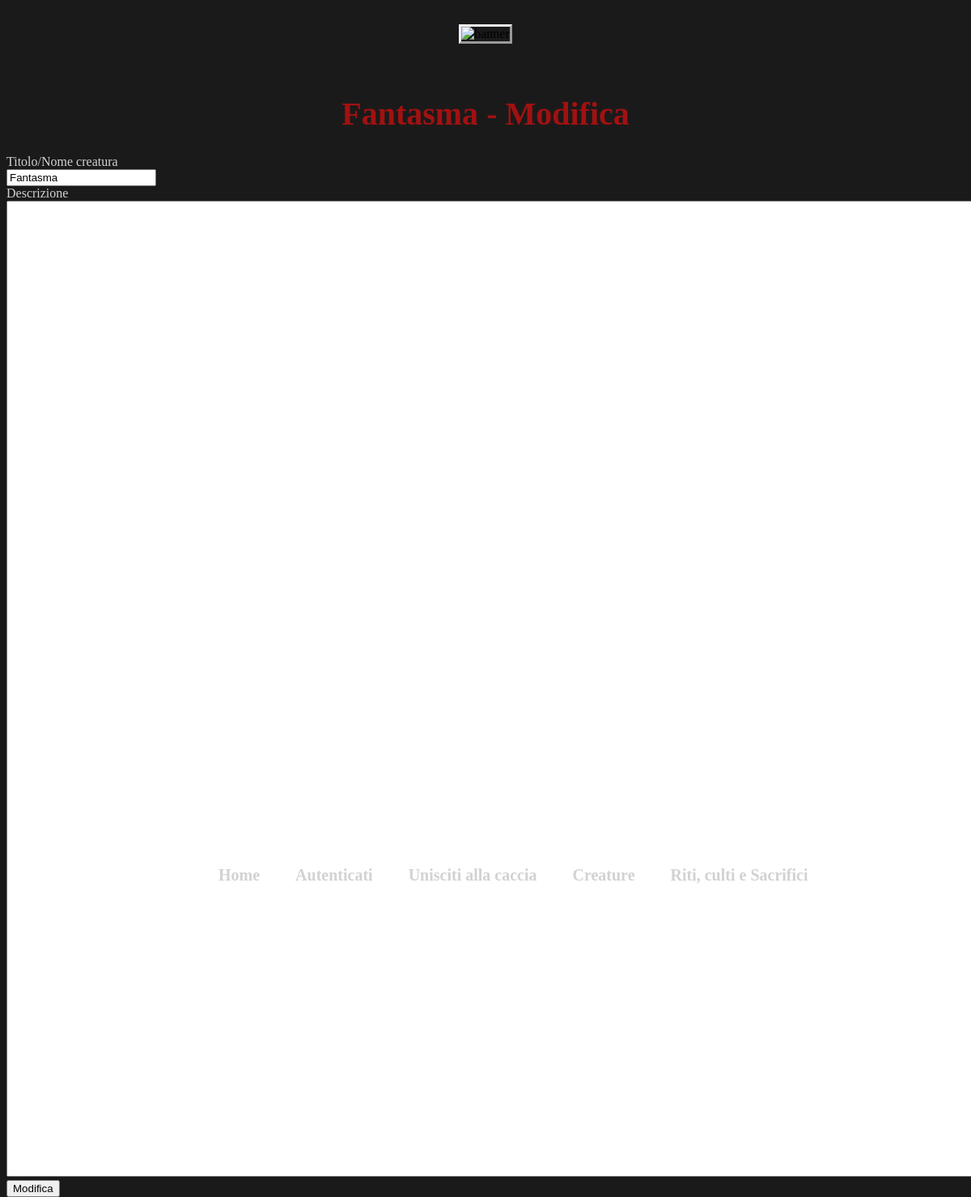
The app's page /modifica.php?id=Fantasma, older data.
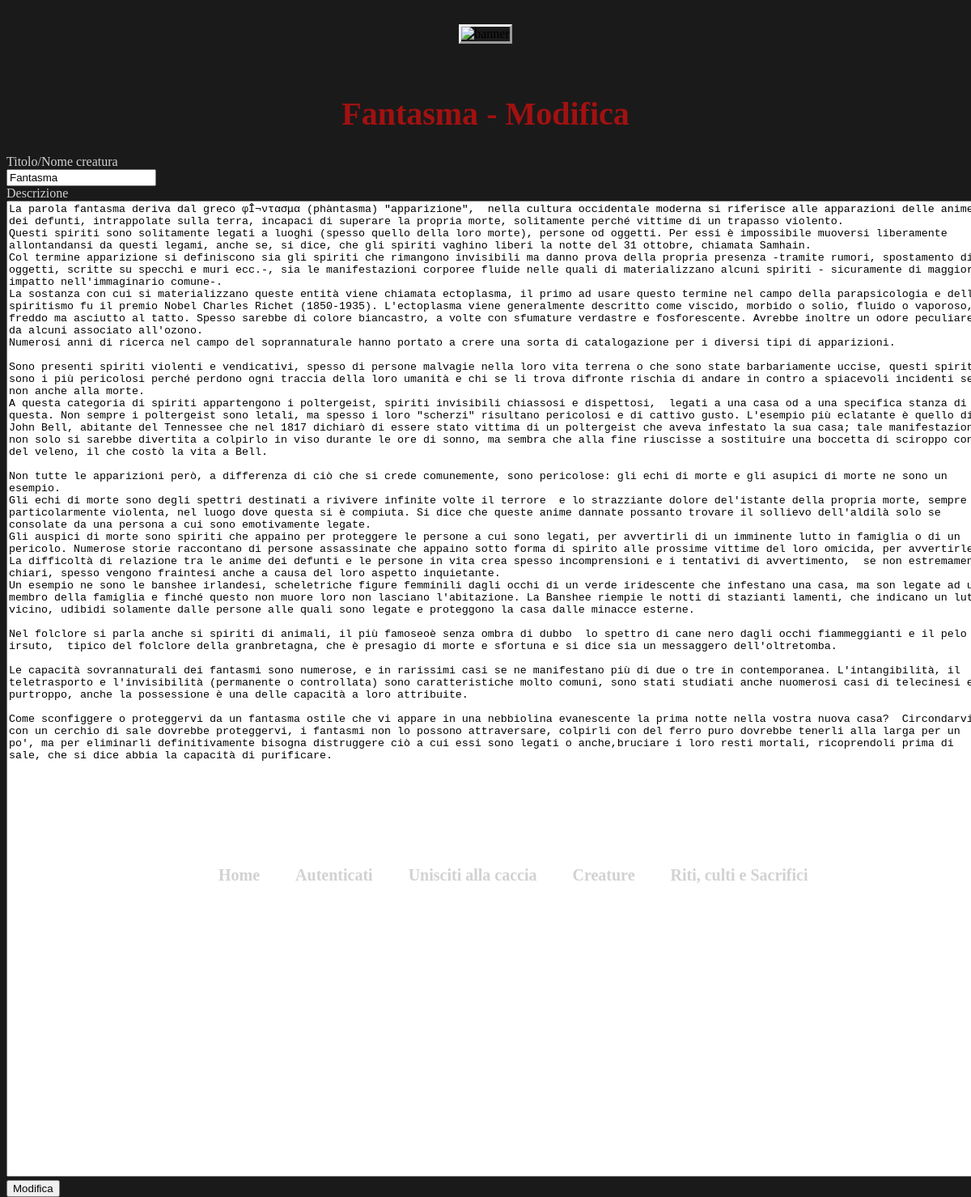
The same page, newer data.
### tables this page shows
CREATE TABLE `creature` (
  `id` bigint(20) unsigned NOT NULL AUTO_INCREMENT,
  `nome` varchar(128) DEFAULT NULL,
  `descrizione` longtext,
  `autore` varchar(128) DEFAULT NULL,
  UNIQUE KEY `id` (`id`)
);

### modifica.php (the view, shortened to what this page needs)
<!DOCTYPE html>
<?php
include('cuore.php');
?>
<html>
  <head>
    <link rel="stylesheet" type="text/css" href="mystyle.css" media="screen">
  </head>
  <body>
   <div class="titolo">
     <h1><?php echo $_GET['id']. " - Modifica"; ?></h1>
   </div>
	<?php
	$query="SELECT descrizione FROM creature where nome = '$_GET[id]'";
    $result = $mysqli->query($query);
    $row = mysqli_fetch_row($result);
    $query="SELECT id from creature where nome = '$_GET[id]'";
    $result = $mysqli->query($query);
    $raw = mysqli_fetch_row($result);
    ?>
<div id="form_creature">
     <form method="POST" action="mostroinserito.php?id=<?php echo $raw[0]; ?>">
       <label for="titolo">Titolo/Nome creatura</label>
          <input type="text" name="titolo" value="<?php echo $_GET['id']; ?>"/>
        <label for="descrizione">Descrizione</label>
        <textarea rows="80" cols="150"
        name="descrizione"><?php echo $row[0]; ?></textarea>
	<input type="submit" name="inserisci" value="Modifica">
     </form>
</div>
</body>
</html>

### mystyle.css (style rules this page uses)
.header { display: block; margin: 30px auto 0 0; text-align: center; }
.header img { bottom: 10px; border-style: outset; }
.nav { position:absolute; bottom:570px; left: 70px; }
.nav li { font-family: "Times New Roman", Times, serif; font-size: 20px; font-weight: bold; }
.nav ul { position: relative; list-style-type: none; top: 200px; left: 120px; }
.nav ul li { background-image: url('http://upload.wikimedia.org/wikipedia/commons/thumb/f/f6/Pentacle_3.svg/45px-Pentacle_3.svg.png'); background-repeat: no-repeat; background-position: 15px 3px; padding-left: 40px; background-size: 20px 20px; display: inline; }
.titolo { color: #A11111; font-family: "Times New Roman", Times, serif; font-size: 20px; text-align: center; }
body { background-color: #1B1A1A; }
a:link { text-decoration: none; color: #D2D2D2; }
#form_creature { color: #D2D2D2; width: 200px; height: 200px; }

Row changes from the older to the newer data that the page shows:
added creature: descrizione "La parola fantasma deriva dal greco φÎ¬ντασμα (phàntasma) \"apparizione\", nella cultura occidentale moderna si riferisce alle apparazioni delle anime dei defunti, intrappolate sulla terra, incapaci di superare la propria morte, solitamente perché vittime di un trapasso violento. Questi spiriti sono solitamente legati a luoghi (spesso quello della loro morte), persone od oggetti. Per essi è impossibile muoversi liberamente allontandansi da questi legami, anche se, si dice, che gli spiriti vaghino liberi la notte del 31 ottobre, chiamata Samhain. Col termine apparizione si definiscono sia gli spiriti che rimangono invisibili ma danno prova della propria presenza -tramite rumori, spostamento di…"
